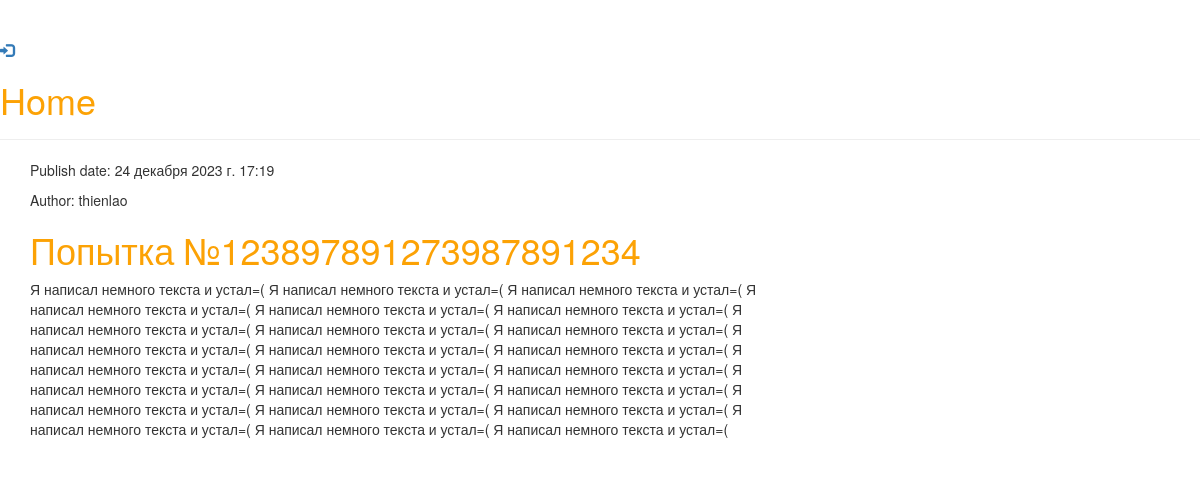
Before: / with the older database file.
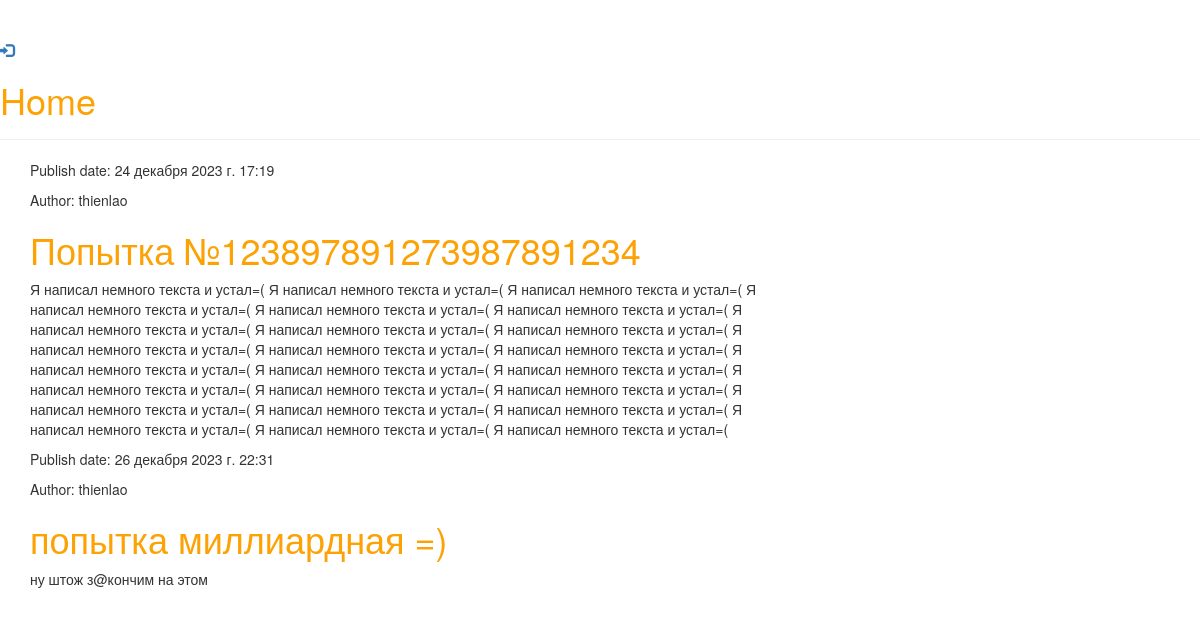
After: the same page with the newer database file.
### blog/models.py (models this page shows, shortened)
class Post(models.Model):
    author = models.ForeignKey(settings.AUTH_USER_MODEL, on_delete=models.CASCADE)
    title = models.CharField(max_length=200, verbose_name='Title')
    text = models.TextField(verbose_name='Post text')
    created_date = models.DateTimeField(default=timezone.now, verbose_name="Created date")
    published_date = models.DateTimeField(blank=True, null=True, verbose_name='Published date')
    is_published = models.BooleanField(default=False, verbose_name='Is published?')
    objects = PostManager()
    published = PostPublishedManager()
    def get_absolute_url(self):
        return reverse('blog:post_detail', args=[str(self.id)])
    class Meta:
        verbose_name = 'Blog post'
        verbose_name_plural = 'Blog posts'

### blog/views.py (the view)
# urls.py: path('', views.post_list, name='post_list'),
def post_list(request):
    posts = Post.objects.for_user(user=request.user)
    return render(request, 'blog/post_list.html', {'posts': posts})

### blog/managers.py (called while the page is built)
    def for_user(self, user=None):
        if user.is_staff:
            return self.all()
        else:
            return self.filter(published_date__lte=timezone.now())

    def get_queryset(self):
        return PostQuerySet(self.model, using=self._db)

    def for_user(self, user=None):
        return self.get_queryset().for_user(user=user)

### blog/templates/blog/post_list.html
{% extends 'blog/base.html' %}
{% block content %}
    {% for post in posts %}
    <div class="post">
        <div class="date">
            <p>Publish date: {{ post.published_date }}</p>
            <p>Author: {{ post.author }}</p>
        </div>
            <h1><a href="{{ post.get_absolute_url }}">{{ post.title }}</a></h2>
            <p>{{ post.text|linebreaksbr }}</p>
        </div>
    {% endfor %}
{% endblock %}

### blog/templates/blog/base.html (shortened to what this page needs)
{% load static %}
<!DOCTYPE html>
<html lang="en" dir="ltr">
    <head>
        <link rel="stylesheet" href="//maxcdn.bootstrapcdn.com/bootstrap/3.2.0/css/bootstrap.min.css">
        <link rel="stylesheet" href="//maxcdn.bootstrapcdn.com/bootstrap/3.2.0/css/bootstrap-theme.min.css">
        <link rel="stylesheet" href="{% static 'blog/css/theme.css' %}">
    </head>
    <body>
        {% block header %}
        <div class="page-header">
            {% if request.user.is_authenticated %}
            <a href="{% url 'logout' %}" class="top-menu"><span class="glyphicon glyphicon-log-out"></span></a>
            <a href="{% url 'blog:post_add' %}" class="top-menu"><span class="glyphicon glyphicon-plus"></span></a>
            {% else %}
            <a href="{% url 'login' %}" class="top-menu"><span class="glyphicon glyphicon-log-in"></span></a>
            {% endif %}
            <h1><a href="/">Home</a></h1>
        </div>
        {% endblock %}
        <div>
            <div class="content container">
                <div class="row">
                    <div class="col-md-8">
                        {% block content %}
                        {% endblock %}
                    </div>
                </div>
            </div>
        </div>
    </body>
</html>

### blog/static/blog/css/theme.css (style rules this page uses)
h1 a { color: #fca205 }

Changed rows visible on the page:
added Post: published_date "26 декабря 2023 г. 22:31", author "thienlao", title "попытка миллиардная =)", text "ну штож з@кончим на этом"
